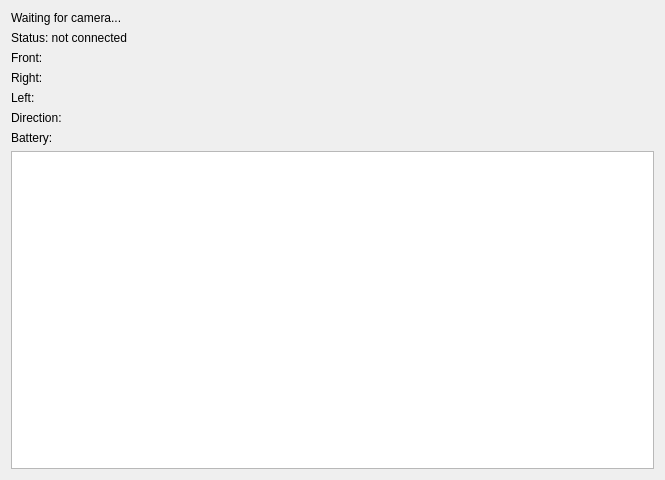
<?xml version="1.0" encoding="UTF-8"?>
<ui version="4.0">
 <class>Form</class>
 <widget class="QWidget" name="Form">
  <property name="geometry">
   <rect>
    <x>0</x>
    <y>0</y>
    <width>665</width>
    <height>480</height>
   </rect>
  </property>
  <property name="windowTitle">
   <string>Form</string>
  </property>
  <layout class="QVBoxLayout" name="verticalLayout">
   <item>
    <widget class="QLabel" name="videoLabel">
     <property name="text">
      <string>Waiting for camera...</string>
     </property>
    </widget>
   </item>
   <item>
    <widget class="QLabel" name="statusLabel">
     <property name="text">
      <string>Status: not connected</string>
     </property>
    </widget>
   </item>
   <item>
    <widget class="QLabel" name="frontSensor">
     <property name="text">
      <string>Front: </string>
     </property>
    </widget>
   </item>
   <item>
    <widget class="QLabel" name="rightSensor">
     <property name="text">
      <string>Right: </string>
     </property>
    </widget>
   </item>
   <item>
    <widget class="QLabel" name="leftSensor">
     <property name="text">
      <string>Left: </string>
     </property>
    </widget>
   </item>
   <item>
    <widget class="QLabel" name="headingDirection">
     <property name="text">
      <string>Direction:</string>
     </property>
    </widget>
   </item>
   <item>
    <widget class="QLabel" name="batteryLevel">
     <property name="text">
      <string>Battery:</string>
     </property>
    </widget>
   </item>
   <item>
    <widget class="QListWidget" name="listWidget"/>
   </item>
  </layout>
 </widget>
 <resources/>
 <connections/>
</ui>
